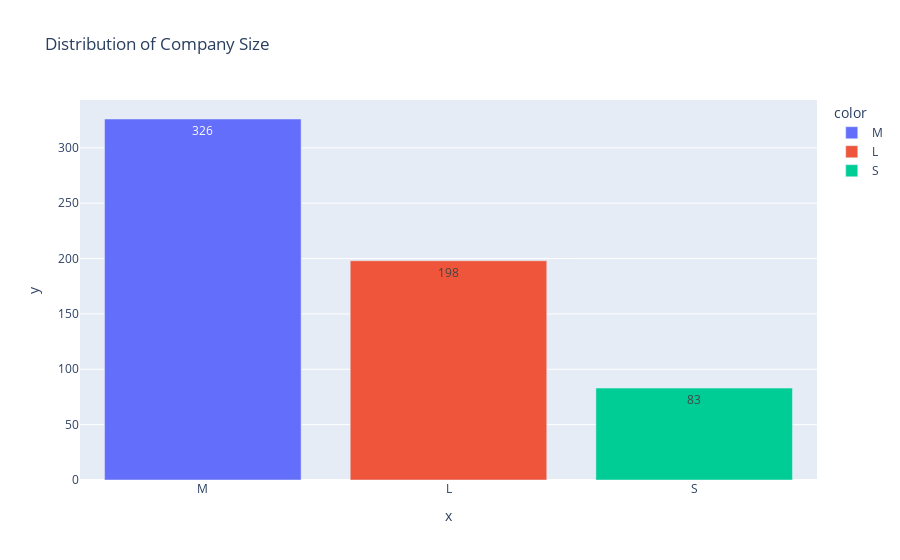

Notebook code cell kept with this figure:
### Code cell
#Company Size
grouped_size = df['company_size'].value_counts()

fig = px.bar(y=grouped_size.values, 
             x=grouped_size.index, 
             color = grouped_size.index,
             text=grouped_size.values,
             title= 'Distribution of Company Size')

fig.show()

### Figure 1 — Plotly figure (JSON) as saved in the notebook; plotly's stock layout.template omitted (floating-point values rounded to 4 significant figures)
{"data": [{"alignmentgroup": "True", "hovertemplate": "color=M<br>x=%{x}<br>y=%{y}<br>text=%{text}<extra></extra>", "legendgroup": "M", "marker": {"color": "#636efa", "pattern": {"shape": ""}}, "name": "M", "offsetgroup": "M", "orientation": "v", "showlegend": true, "text": [326], "textposition": "auto", "type": "bar", "x": ["M"], "xaxis": "x", "y": [326], "yaxis": "y"}, {"alignmentgroup": "True", "hovertemplate": "color=L<br>x=%{x}<br>y=%{y}<br>text=%{text}<extra></extra>", "legendgroup": "L", "marker": {"color": "#EF553B", "pattern": {"shape": ""}}, "name": "L", "offsetgroup": "L", "orientation": "v", "showlegend": true, "text": [198], "textposition": "auto", "type": "bar", "x": ["L"], "xaxis": "x", "y": [198], "yaxis": "y"}, {"alignmentgroup": "True", "hovertemplate": "color=S<br>x=%{x}<br>y=%{y}<br>text=%{text}<extra></extra>", "legendgroup": "S", "marker": {"color": "#00cc96", "pattern": {"shape": ""}}, "name": "S", "offsetgroup": "S", "orientation": "v", "showlegend": true, "text": [83], "textposition": "auto", "type": "bar", "x": ["S"], "xaxis": "x", "y": [83], "yaxis": "y"}], "layout": {"barmode": "relative", "legend": {"title": {"text": "color"}, "tracegroupgap": 0}, "title": {"text": "Distribution of Company Size"}, "xaxis": {"anchor": "y", "domain": [0, 1], "title": {"text": "x"}}, "yaxis": {"anchor": "x", "domain": [0, 1], "title": {"text": "y"}}}}
